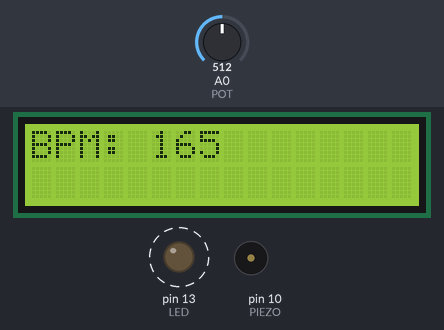
A sketch run on a simulated Arduino Uno, built with avr-gcc and run on an emulated ATmega328P. Shown: 16×2 character LCD, output pins drawn as LEDs (lit = HIGH), buzzer (waves = sounding). Dashed ring = blinking. The test bench sets the inputs (shaded band); at power-on: A0 (POT) = 512.

Above: at 0.99 s.
1.3 s: A0 (POT) set to 122
At 1.57 s:
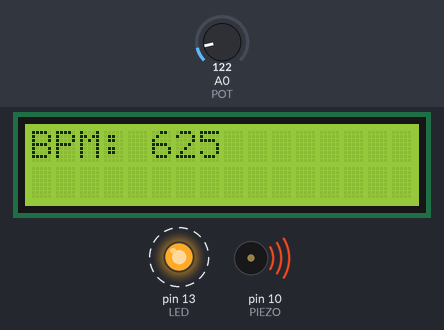
4.3 s: A0 (POT) set to 306
At 4.72 s:
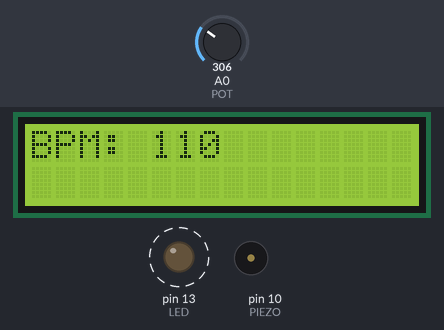
5.9 s: A0 (POT) set to 20
At 7.3 s:
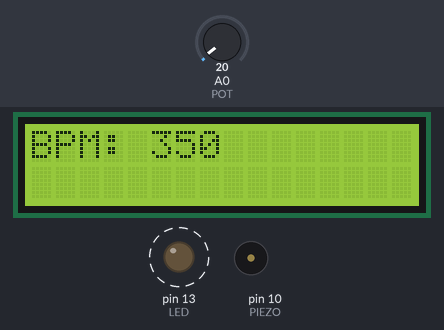
Timing chart, 0 to 13.7 s (numbered marks = the images above; inputs shaded):
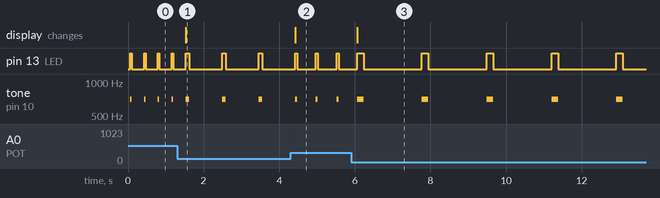

The sketch:

lcdmetro.ino
```cpp
/*
 * Author: John Song
 * Date: August 17th, 2022
 * Purpose: Write a program for the Arduino potentiometer controlled, LCD display metronome.
 */

#include <LiquidCrystal.h>

#define PIEZO   10  //piezo buzzer pin
#define LED     13  //LED pin
#define POT     A0  //analog pin for potentiometer
#define MIN_BPM 30  //minimum beats per minute
#define MAX_BPM 300 //maximum beats per minute
#define FREQ  700   //frequency of beep note in Hz

const int rs = 12, en = 11, d4 = 5, d5 = 4, d6 = 3, d7 = 2;   //pin setup for interface pins
LiquidCrystal lcd(rs, en, d4, d5, d6, d7);  //creates a variable "lcd" of type LiquidCrystal
int sensorValue = 0;

void setup() {
  pinMode(PIEZO, OUTPUT);
  pinMode(POT, INPUT);
  pinMode(LED, OUTPUT);
  lcd.begin(16, 2); //start the LCD display on top left corner
  Serial.begin(9600);
}

void loop() {
  sensorValue = analogRead(POT);    //sensor value determined by position of potentiometer
  int bpm = map(sensorValue, 0, 1023, MIN_BPM, MAX_BPM);  //adjust the minimum and maximum values from 0 & 1023 to given min and max bpms
  lcd.setCursor(0, 0);
  lcd.print("BPM: ");
  lcd.print(bpm);     //display the bpm on the LCD screen

  tone(PIEZO, FREQ);     //plays buzzer sound
  digitalWrite(LED, HIGH);  //turns LED on
  delay(6000/bpm);            //the time between two consecutive beats is 60000 miliseconds divided by the beats per minute. The beep & light lasts for 10% of that time.
  noTone(PIEZO);            //silences buzzer
  digitalWrite(LED, LOW);  //turns LED off
  delay(54000/bpm);  //silence/no light for 90% of the time between two consecutive beats
}
```

Measured:
- after the input at 1.3 s, pin 13 (LED): alternates HIGH for 0.10 s and LOW for 0.87 s, starting after 0.32 s; tone on pin 10 (PIEZO): alternates 700 Hz for 0.10 s and silent for 0.87 s, starting after 0.32 s; the display: changes after 0.22 s (image 1)
- after the input at 4.3 s, pin 13 (LED): alternates HIGH for 0.05 s and LOW for 0.49 s, starting after 0.18 s; tone on pin 10 (PIEZO): alternates 700 Hz for 0.05 s and silent for 0.49 s, starting after 0.18 s; the display: changes after 0.12 s (image 2)
- after the input at 5.9 s, pin 13 (LED): alternates HIGH for 0.17 s and LOW for 1.5 s, starting after 0.33 s; tone on pin 10 (PIEZO): alternates 700 Hz for 0.17 s and silent for 1.5 s, starting after 0.33 s; the display: changes after 0.16 s (image 3)
- by itself, pin 13 (LED): alternates HIGH for 0.04 s and LOW for 0.33 s
- by itself, tone on pin 10 (PIEZO): alternates 700 Hz for 0.04 s and silent for 0.33 s
